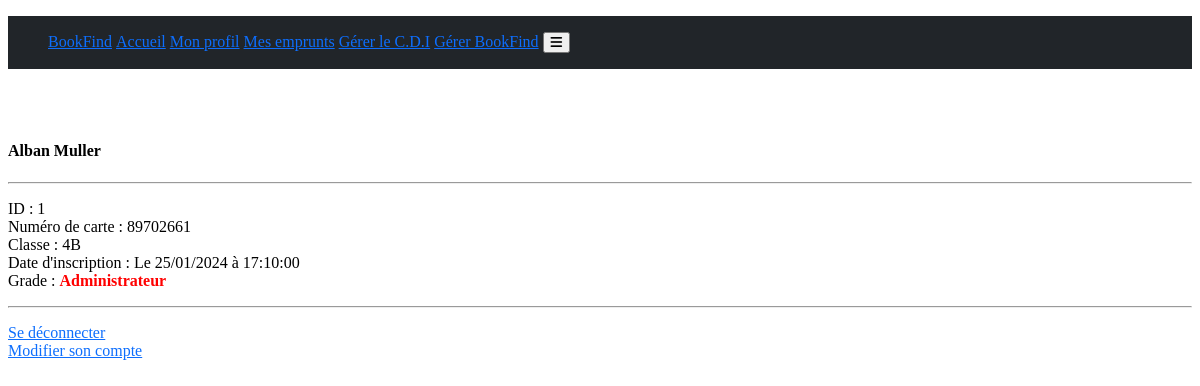
The app's page /profil.php?id=1 (signed in), older data.
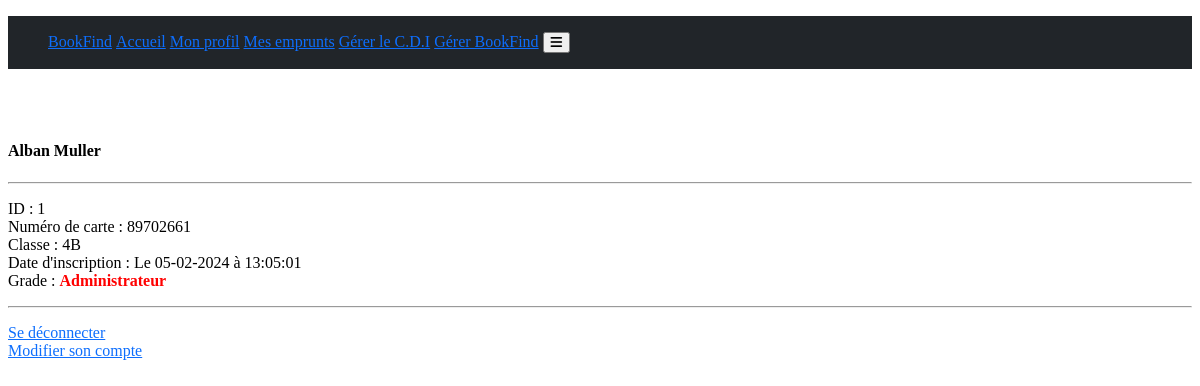
The same page, newer data.
### tables this page shows
CREATE TABLE `users` (
  `id` int(255) NOT NULL,
  `carte` int(8) NOT NULL,
  `classe` varchar(2) NOT NULL,
  `nom` varchar(50) NOT NULL,
  `prenom` varchar(25) NOT NULL,
  `mdp` text NOT NULL,
  `grade` int(1) NOT NULL DEFAULT 0,
  `date` varchar(255) NOT NULL,
  `heure` varchar(255) NOT NULL,
  `regles` int(1) NOT NULL,
  `pdc` int(1) NOT NULL,
  `nb-emprunt-max` int(255) NOT NULL DEFAULT 5,
  `nb-emprunt-en-cour` int(255) NOT NULL DEFAULT 0,
  `theme` int(2) NOT NULL DEFAULT 0
);

### actions/users/showOneUsersProfilAction.php (called while the page is built)
<?php $id = $_GET['id'];
      $selectInfosFromUsers= $bdd->prepare('SELECT * FROM users WHERE id = ?');
      $selectInfosFromUsers->execute(array($id));
      $usersInfos = $selectInfosFromUsers->fetch();

### profil.php (the view, shortened to what this page needs)
<?php require 'actions/database.php';
      require 'actions/users/showOneUsersProfilAction.php';
      require 'actions/fonctions/transfoGradeIntVersText.php'; ?>
<!DOCTYPE html>
<html lang="fr">
<head>
    <?php include 'includes/header.php' ?>
</head>
<body>
    <?php include 'includes/navbar.php'?>
    <br /><br />
    <?php if (isset($_GET['id'])) { ?>
    <?php
    if($selectInfosFromUsers->rowCount() >= 1){
?>
<div class="contour">
<div class="user-name"><h4><?= $usersInfos['prenom']; ?> <?= $usersInfos['nom']; ?></h4></div>
<hr />
<div class="user-infos">
    <p>
        ID : <?= $usersInfos['id']; ?><br />
        Numéro de carte : <?= $usersInfos['carte']; ?><br />
        Classe : <?= $usersInfos['classe']; ?><br />
        Date d'inscription : Le <?= $usersInfos['date']; ?> à <?= $usersInfos['heure']; ?><br />
        Grade : <?php Grade($usersInfos['grade']); ?>
    </p>
    <hr />
    <?php if ($usersInfos['id'] == $_SESSION['id']){ ?>
    <p>
            <a href="actions/users/logoutAction.php">Se déconnecter</a><br />
            <a href="updateProfil.php?id=<?= $_SESSION['id'] ?>">Modifier son compte</a>
    </p>
    <?php } ?>
</div>
</div>
<?php }else{ echo '<div class="msg msg-blue>"Aucun utilisateur avec l\'id n°' . $_GET["id"] . ' n\'a été trouvé.</div>'; }} ?>
</body>
</html>

### includes/header.php (shortened to what this page needs)
<link href="style/style0.css" rel="stylesheet">

### includes/navbar.php
<div class="navbar">
<div class="">
    <ul class="ul-nav">
    <div class="title-nav"></
        <p><li class="li-nav"><a href="">BookFind</a></li></p>
    </div>
    <div class="link-nav">
        <p><li class="li-nav"><a href="index.php">Accueil</a></li></p>
    </div>
    <?php if (!isset($_SESSION['auth'])) { ?>
    <div class="link-nav">
        <p><li class="li-nav"><a href="login.php">Se connecter</a></li></p>
    </div>
    <div class="link-nav">
        <p><li class="li-nav"><a href="signup.php">S'inscrire</a></li></p>
    </div>
    <?php } elseif (isset($_SESSION['auth'])) { ?>
    <div class="link-nav">
        <p><li class="li-nav"><a href="profil.php?id=<?= $_SESSION['id'] ?>">Mon profil</a></li></p>
    </div>
    <div class="link-nav">
        <p><li class="li-nav"><a href="">Mes emprunts</a></li></p>
    </div>
        <?php if ($_SESSION['grade'] > '0') { ?>
            <div class="link-nav">
                <p><li class="li-nav"><a href="">Gérer le C.D.I</a></li></p>
            </div>
        <?php } if ($_SESSION['grade'] = 1) { ?>
            <div class="link-nav">
                <p><li class="li-nav"><a href="">Gérer BookFind</a></li></p>
            </div>
    <?php }} ?>
    <div class="button-nav">
        <p><li class="li-nav"><button class="" type="button" data-bs-toggle="collapse" data-bs-target="#navbarSupportedContent" aria-controls="navbarSupportedContent" aria-expanded="false" aribua-label="Toggle navigation"><i class="fa-solid fa-bars" ></i></button></li></p>
    </div>
</ul></div>
</div>

### actions/fonctions/transfoGradeIntVersText.php (shortened to what this page needs)
<?php
function Grade($grade)
{
    switch ($grade)
    {
    case 1:
    echo '<span class="red strong">Administrateur</span>';
    break;
    }
}
?>

### style/style0.css (style rules this page uses)
.li-nav { display:block; display: inline-block }
.link-nav { display: inline-block }
.title-nav { display: inline-block }
.button-nav { display: inline-block; }
a { color:#0d6efd;text-decoration:underline }
body .navbar { background-color: #212529; }
.strong { font-weight: bold; }
.red { color: red; }

Row changes from the older to the newer data that the page shows:
changed users "Alban": date "25/01/2024" → "05-02-2024"; heure "17:10:00" → "13:05:01"
